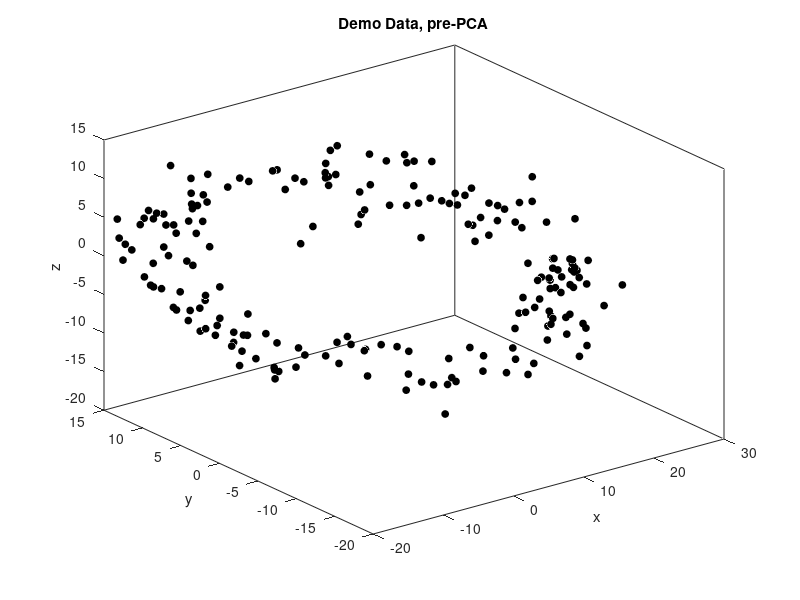
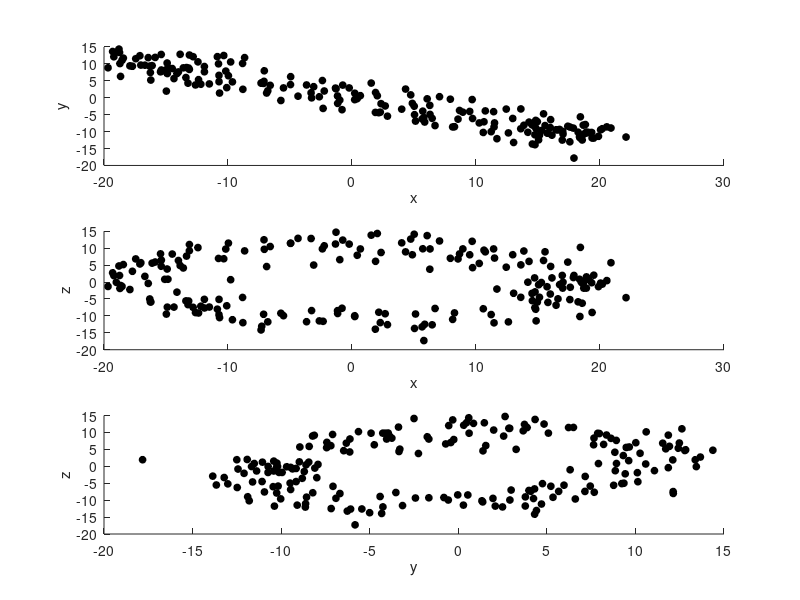
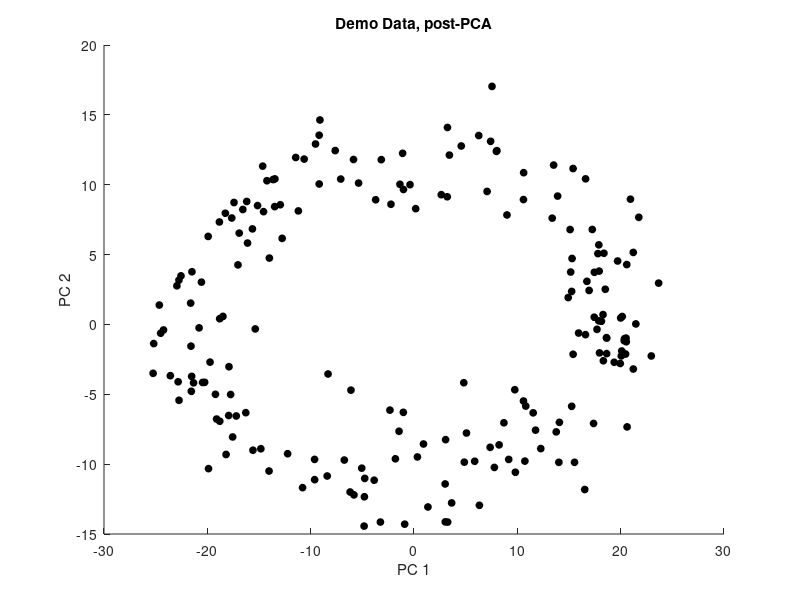

These charts were generated, in order, by the following MATLAB code:

nPoints = 200;
nEmbeddingDimensions = 50;
noiseSD = 0.3;

% generate random points on a circle
angles = 2*pi*rand(nPoints,1);
radii = 8 + 0.2*randn(nPoints,1);
origX = cos(angles).*radii;
origY = sin(angles).*radii;

origEmbedded = [origX origY noiseSD*randn(nPoints, nEmbeddingDimensions-2)];

rotated = (randn(nEmbeddingDimensions)*origEmbedded')';
x = rotated(:,1);
y = rotated(:,2);
z = rotated(:,3);

figure(7), clf, set(7, 'Color', 'w');
plot3(x,y,z, 'ko', 'MarkerSize', 5, 'MarkerFaceColor', 'k');
xlabel('x');
ylabel('y');
zlabel('z');
title('Demo Data, pre-PCA');
box on;

%% Make histograms in x, y, z

figure(8), clf, set(8, 'Color', 'w');

subplot(3,1,1);
plot(x,y,'ko', 'MarkerSize', 5, 'MarkerFaceColor', 'k');
xlabel('x');
ylabel('y');
box off

subplot(3,1,2);
plot(x,z,'ko', 'MarkerSize', 5, 'MarkerFaceColor', 'k');
xlabel('x');
ylabel('z');
box off

subplot(3,1,3);
plot(y,z,'ko', 'MarkerSize', 5, 'MarkerFaceColor', 'k');
xlabel('y');
ylabel('z');
box off

%% Run PCA to find orthogonal axes with largest variance

% Build the data matrix. Each row is an observation, each column is a
% dimension or measurement (x, y, z)

data = [x y z];

% subtract the means off each column and normalize the variance
dataNormalized = zscore(data);

[coeff score latent] = princomp(data);

figure(9), clf, set(9, 'Color', 'w');
plot(score(:,1), score(:,2), 'ko', 'MarkerSize', 5, 'MarkerFaceColor', 'k');
xlabel('PC 1');
ylabel('PC 2');
title('Demo Data, post-PCA');
box off;


